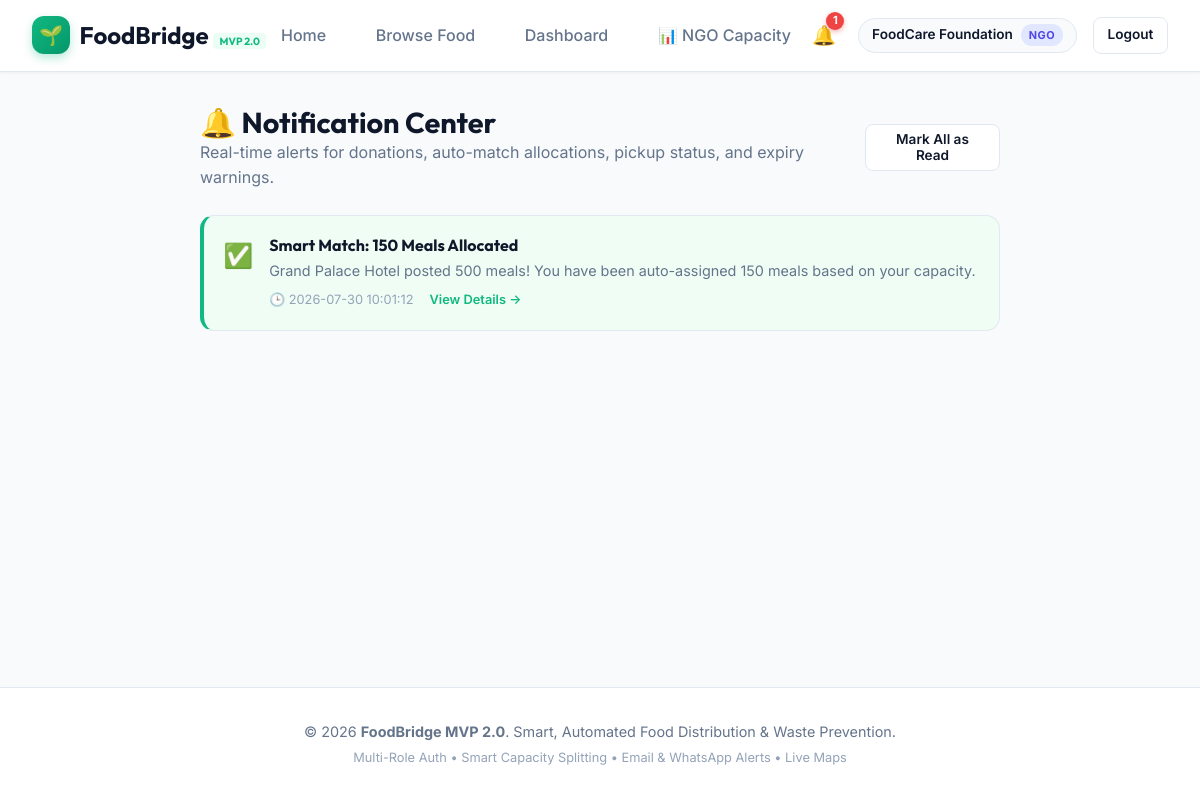
The page /notifications (signed in) on the database its author committed.
### tables this page shows
CREATE TABLE users (
    id INTEGER PRIMARY KEY AUTOINCREMENT,
    name TEXT NOT NULL,
    email TEXT UNIQUE NOT NULL,
    password_hash TEXT NOT NULL,
    role TEXT NOT NULL CHECK(role IN ('donor', 'ngo', 'admin')),
    phone TEXT,
    organization TEXT,
    -- NGO Capacity & Location Configuration
    max_meals_per_pickup INTEGER DEFAULT 200,
    daily_capacity INTEGER DEFAULT 500,
    current_capacity_used INTEGER DEFAULT 0,
    capacity_reset_date TEXT DEFAULT '',
    availability TEXT DEFAULT 'Online' CHECK(availability IN ('Online', 'Offline')),
    service_radius_km REAL DEFAULT 10.0,
    latitude REAL DEFAULT 12.9716,
    longitude REAL DEFAULT 77.5946,
    created_at TIMESTAMP DEFAULT CURRENT_TIMESTAMP
);

CREATE TABLE notifications (
    id INTEGER PRIMARY KEY AUTOINCREMENT,
    user_id INTEGER NOT NULL,
    title TEXT NOT NULL,
    message TEXT NOT NULL,
    link TEXT,
    type TEXT DEFAULT 'info',
    is_read INTEGER DEFAULT 0,
    created_at TIMESTAMP DEFAULT CURRENT_TIMESTAMP,
    FOREIGN KEY (user_id) REFERENCES users (id) ON DELETE CASCADE
);

### app.py (the view)
@app.route('/notifications')
@login_required
def notifications_view():
    db = database.get_db()
    notifs = db.execute('''
        SELECT * FROM notifications
        WHERE user_id = ?
        ORDER BY created_at DESC
    ''', (session['user_id'],)).fetchall()
    db.execute('UPDATE notifications SET is_read = 1 WHERE user_id = ?', (session['user_id'],))
    db.commit()
    return render_template('notifications.html', notifications=notifs)

### app.py (called while the page is built)
def login_required(f):
    @wraps(f)
    def decorated_function(*args, **kwargs):
        if 'user_id' not in session:
            flash('Please log in to access this page.', 'warning')
            return redirect(url_for('login', next=request.url))
        return f(*args, **kwargs)
    return decorated_function

### database.py (called while the page is built)
def dict_factory(cursor, row):
    d = {}
    for idx, col in enumerate(cursor.description):
        d[col[0]] = row[idx]
    return d

def get_db():
    db = getattr(g, '_database', None)
    if db is None:
        db = g._database = sqlite3.connect(DATABASE)
        db.row_factory = dict_factory
        db.execute('PRAGMA foreign_keys = ON;')
    return db

def close_connection(exception=None):
    db = getattr(g, '_database', None)
    if db is not None:
        db.close()

### templates/notifications.html (shortened to what this page needs)
{% extends "base.html" %}
{% block content %}
<div style="max-width: 800px; margin: 0 auto;">
    <div style="display: flex; justify-content: space-between; align-items: center; margin-bottom: 1.5rem;">
        <div>
            <h1 style="font-size: 1.8rem; color: var(--text-main);">🔔 Notification Center</h1>
            <p style="color: var(--text-muted);">Real-time alerts for donations, auto-match allocations, pickup status, and expiry warnings.</p>
        </div>
        {% if notifications %}
            <form method="POST" action="{{ url_for('api_read_notifications') }}">
                <button type="submit" class="btn btn-secondary btn-sm">Mark All as Read</button>
            </form>
        {% endif %}
    </div>
    {% if notifications %}
        <div style="display: flex; flex-direction: column; gap: 0.85rem;">
            {% for n in notifications %}
                <div class="notif-item {% if not n.is_read %}unread{% endif %}">
                    <div style="display: flex; gap: 1rem; align-items: flex-start;">
                        <div style="font-size: 1.5rem; margin-top: 0.1rem;">
                            {% if n.type == 'success' %}✅
                            {% elif n.type == 'urgent' or n.type == 'danger' %}🚨
                            {% elif n.type == 'warning' %}🔔
                            {% else %}ℹ️{% endif %}
                        </div>
                        <div>
                            <h4 style="font-size: 1rem; color: var(--text-main); margin-bottom: 0.25rem;">{{ n.title }}</h4>
                            <p style="font-size: 0.9rem; color: var(--text-muted); margin-bottom: 0.5rem;">{{ n.message }}</p>
                            <div style="display: flex; gap: 1rem; align-items: center; font-size: 0.8rem; color: var(--text-light);">
                                <span>🕒 {{ n.created_at }}</span>
                                {% if n.link and n.link != '#' %}
                                    <a href="{{ n.link }}" style="color: var(--primary); font-weight: 600;">View Details &rarr;</a>
                                {% endif %}
                            </div>
                        </div>
                    </div>
                </div>
            {% endfor %}
        </div>
    {% endif %}
</div>
{% endblock %}

### templates/base.html (shortened to what this page needs)
<!DOCTYPE html>
<html lang="en">
<head>
    <link rel="stylesheet" href="{{ url_for('static', filename='css/style.css') }}">
    <link rel="stylesheet" href="https://unpkg.com/leaflet@1.9.4/dist/leaflet.css" />
</head>
<body>
    <nav class="navbar">
        <a href="{{ url_for('index') }}" class="nav-brand">
            <div class="nav-brand-icon">🌱</div>
            <span>FoodBridge <small style="font-size: 0.65rem; color: var(--primary); background: var(--primary-light); padding: 0.1rem 0.4rem; border-radius: 4px;">MVP 2.0</small></span>
        </a>
        <ul class="nav-menu">
            <li><a href="{{ url_for('index') }}" class="nav-link">Home</a></li>
            <li><a href="{{ url_for('donations') }}" class="nav-link">Browse Food</a></li>
            {% if current_user %}
                <li><a href="{{ url_for('dashboard') }}" class="nav-link">Dashboard</a></li>
                {% if current_user.role == 'ngo' %}
                    <li><a href="{{ url_for('ngo_capacity') }}" class="nav-link">📊 NGO Capacity</a></li>
                {% endif %}
            {% endif %}
        </ul>
        <div class="nav-user">
            {% if current_user %}
                <a href="{{ url_for('notifications_view') }}" class="notif-bell" title="Notifications">
                    🔔
                    {% if unread_notifications_count > 0 %}
                        <span class="notif-badge">{{ unread_notifications_count }}</span>
                    {% endif %}
                </a>
                <div class="user-badge">
                    <span>{{ current_user.name }}</span>
                    <span class="user-role-tag role-{{ current_user.role }}">
                        {{ current_user.role }}
                    </span>
                </div>
                <a href="{{ url_for('logout') }}" class="btn btn-secondary btn-sm">Logout</a>
            {% else %}
                <a href="{{ url_for('login') }}" class="btn btn-secondary btn-sm">Log In</a>
                <a href="{{ url_for('register') }}" class="btn btn-primary btn-sm">Register</a>
            {% endif %}
        </div>
    </nav>
    <main class="container">
        {% block content %}{% endblock %}
    </main>
    <footer class="footer">
        <p>© 2026 <strong>FoodBridge MVP 2.0</strong>. Smart, Automated Food Distribution & Waste Prevention.</p>
        <p style="margin-top: 0.25rem; font-size: 0.8rem; color: var(--text-light);">Multi-Role Auth • Smart Capacity Splitting • Email & WhatsApp Alerts • Live Maps</p>
    </footer>
</body>
</html>

### rows shown on the page
users: name "FoodCare Foundation", role "NGO"
notifications: title "Smart Match: 150 Meals Allocated", message "Grand Palace Hotel posted 500 meals! You have been auto-assigned 150 meals based on your capacity.", created_at "2026-07-30 10:01:12"

### other values the page prints
{{ unread_notifications_count }} "1"
